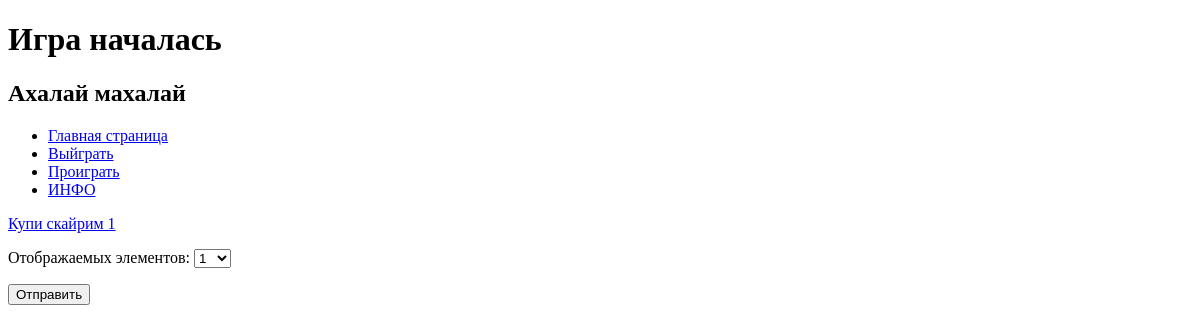
/title/info/?page=2, run on an earlier commit of the app's database.
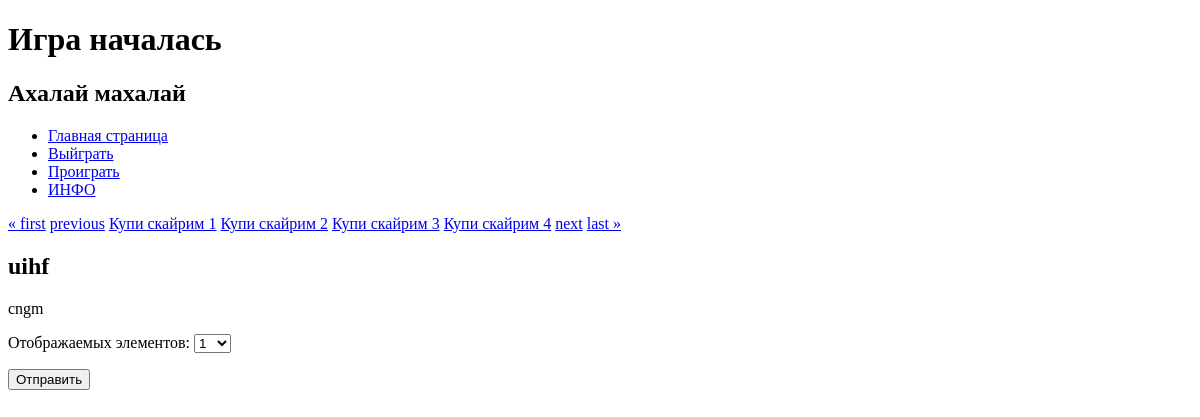
And on a later commit of the database.
### task1/models.py (models this page shows, shortened)
class Info(models.Model):
    title = models.CharField(max_length=30)
    description = models.TextField()

### task1/views.py (the view, shortened to what this page needs)
# urls.py: path('title/info/',Infos.as_view()),
class Infos(Mather):
    template_name = 'fourth_task/info.html'
    extra_context={
        "title": "Информация",
        'text' : 'общий список',
        'url'  : '/title/info',
        'name' : 'ИНФО',
        'per_page': None
    }
    def get_context_data(self, **kwargs):
        context = super().get_context_data(**kwargs)
        context['number_list'] = [f'Купи скайрим {a+1}' for a in range(100)]
        return context
    def get(self, request, *args, **kwargs):
        info = Info.objects.all()
        form = NumberPage()
        print(f"""

{self.extra_context['per_page']}


""")
        per_page = self.extra_context['per_page']
        if per_page is None or per_page ==0:
            per_page = 1
        paginator = Paginator(info, per_page)
        page_number = request.GET.get('page')
        page_obj = paginator.get_page(page_number)
        index = page_obj.paginator.page_range
        number = {}
        for i in range(len(index)):
            number[f"{i+1}"] = self.get_context_data()['number_list'][i]
        dict_ = {'page_obj': page_obj, 'per_page': self.extra_context['per_page'], 'form': form,"number":number}
        return render(request, self.template_name, self.get_context_data(**dict_))

### task1/forms.py
class NumberPage(forms.Form):
    class Meta:
        fields = [
            "number",
        ]
    def __init__(self, *args, **kwargs):
        MAX_ELEMENTS = [str(a+1) for a in range(10)]
        super(NumberPage, self).__init__(*args, **kwargs)
        self.fields['number'] = forms.ChoiceField(label="Отображаемых элементов",choices=([(element, element) for element in MAX_ELEMENTS]))

### task1/views.py (called while the page is built)
    def get_context_data(self, **kwargs):
        context = super().get_context_data(**kwargs)
        context["dict"] = {'Title':Title,"Live":Live,"NotLive":NotLive,'Info':Infos}
        context["other"] = [Title,Live,NotLive,Infos]
        return context

### templates/fourth_task/info.html (shortened to what this page needs)
{% extends "fourth_task/menu.html" %}
{% block content  %}
<div>
    <span class="step-links">
        {% if page_obj.has_previous %}
            <a href="?page=1">&laquo; first</a>
            <a href="?page={{ page_obj.previous_page_number }}">previous</a>
        {% endif %}
        <span class="current">
                {% for  key , value  in number.items %}
                        <a href="?page={{key}}">{{value}}</a>
                {% endfor %}
        </span>
        {% if page_obj.has_next %}
            <a href="?page={{ page_obj.next_page_number }}">next</a>
            <a href="?page={{ page_obj.paginator.num_pages }}">last &raquo;</a>
        {% endif %}
    </span>
</div>
{% for post in page_obj %}
<h2>{{post.title}}</h2>
<p>{{post.description}}</p>
{% endfor %}
<form method="post">
    {{ form.as_p }}
    <button type="submit">Отправить</button>
</form>
{% endblock %}

What changed in the data, as far as the page shows it:
added Info: title "uihf", description "cngm"
Also different on the page:
text now shown: "« first previous next last »"
new list line: "Купи скайрим 2"
new list line: "Купи скайрим 3"
new list line: "Купи скайрим 4"
